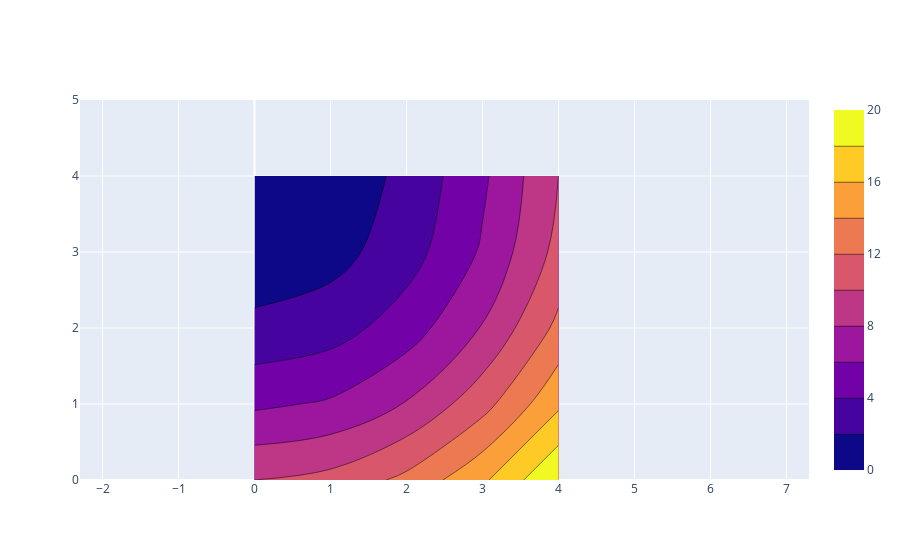

This figure's notebook cell:
### Code cell
import plotly.graph_objects as go

def set_square_aspect_ratio(fig):
    """
    Adjusts the aspect ratio of a Plotly figure to be square for contour plots.

    Parameters:
    - fig (plotly.graph_objs.Figure): The figure object to be modified.
    """
    # Set x-axis to anchor to the y-axis
    fig.update_layout(
        xaxis=dict(
            scaleanchor='y',
            scaleratio=1
        ),
        yaxis=dict(
            scaleanchor='x',
            scaleratio=1
        )
    )

    return fig

# Example usage:
fig = go.Figure(data=go.Contour(z=[[10, 10.625, 12.5, 15.625, 20],
                                   [5.625, 6.25, 8.125, 11.25, 15.625],
                                   [2.5, 3.125, 5, 8.125, 12.5],
                                   [0.625, 1.25, 3.125, 6.25, 10.625],
                                   [0, 0.625, 2.5, 5.625, 10]]))
fig.update_layout(xaxis_range=[0, 5], yaxis_range=[0, 5])
fig = set_square_aspect_ratio(fig)
fig.show()

### Figure 1 — Plotly figure (JSON) as saved in the notebook; plotly's stock layout.template omitted (floating-point values rounded to 4 significant figures)
{"data": [{"type": "contour", "z": [[10, 10.62, 12.5, 15.62, 20], [5.625, 6.25, 8.125, 11.25, 15.62], [2.5, 3.125, 5, 8.125, 12.5], [0.625, 1.25, 3.125, 6.25, 10.62], [0, 0.625, 2.5, 5.625, 10]]}], "layout": {"xaxis": {"range": [0, 5], "scaleanchor": "y", "scaleratio": 1}, "yaxis": {"range": [0, 5], "scaleanchor": "x", "scaleratio": 1}}}
